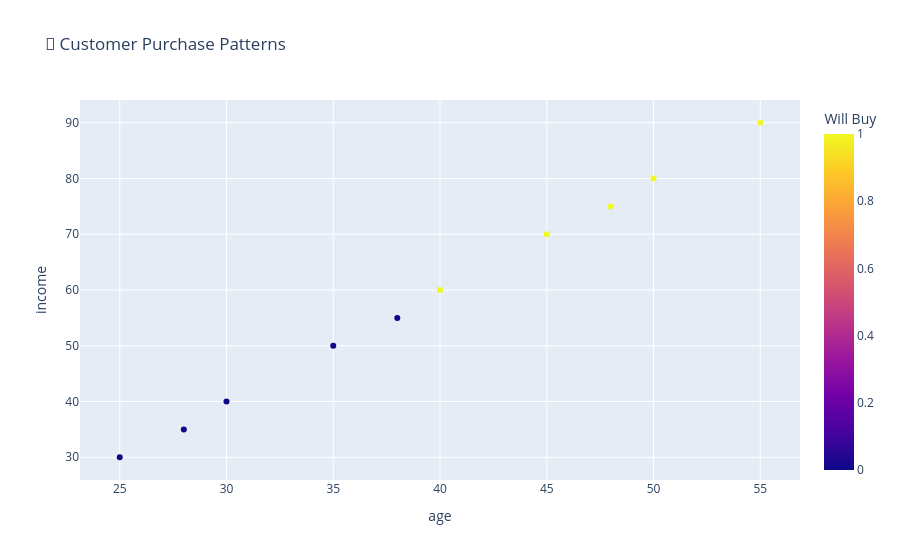

The notebook cell saved with this chart:
### Markdown cell above
### 📈 Visualisons !

### Code cell
# Note pédagogique : le nuage de points permet de voir si les classes peuvent être séparées par une règle simple.

plot_customer_data_scatter(customer_data)

### Figure 1 — Plotly figure (JSON) as saved in the notebook; plotly's stock layout.template omitted (floating-point values rounded to 4 significant figures)
{"data": [{"hovertemplate": "age=%{x}<br>income=%{y}<br>Will Buy=%{marker.color}<extra></extra>", "legendgroup": "", "marker": {"color": [0, 0, 1, 1, 0, 1, 1, 0, 0, 1], "coloraxis": "coloraxis", "symbol": "circle"}, "mode": "markers", "name": "", "orientation": "v", "showlegend": false, "type": "scatter", "x": [25, 35, 45, 55, 30, 40, 50, 28, 38, 48], "xaxis": "x", "y": [30, 50, 70, 90, 40, 60, 80, 35, 55, 75], "yaxis": "y"}], "layout": {"coloraxis": {"colorbar": {"title": {"text": "Will Buy"}}, "colorscale": [[0.0, "#0d0887"], [0.1111, "#46039f"], [0.2222, "#7201a8"], [0.3333, "#9c179e"], [0.4444, "#bd3786"], [0.5556, "#d8576b"], [0.6667, "#ed7953"], [0.7778, "#fb9f3a"], [0.8889, "#fdca26"], [1.0, "#f0f921"]]}, "legend": {"tracegroupgap": 0}, "title": {"text": "🛒 Customer Purchase Patterns"}, "xaxis": {"anchor": "y", "domain": [0.0, 1.0], "title": {"text": "age"}}, "yaxis": {"anchor": "x", "domain": [0.0, 1.0], "title": {"text": "income"}}}}
